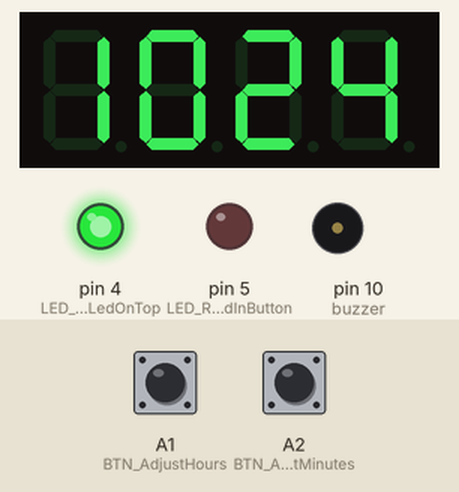
This sketch was run on a simulated Arduino Uno, built with avr-gcc and run on an emulated ATmega328P. On the bench: 4-digit seven-segment display, output pins drawn as LEDs (lit = HIGH), buzzer (waves = sounding, pin HIGH). The test bench sets the inputs (shaded band); at power-on: A1 (BTN_AdjustHours) HIGH, A2 (BTN_AdjustMinutes) HIGH. The local clock reads 2024-03-15 10:24:30 at power-on unless the sketch sets it; what the sketch prints to the serial monitor is not drawn.

Above: at 1.6 s.
1.7 s: A1 (BTN_AdjustHours) pulled LOW for 3.2 s
At 5.7 s:
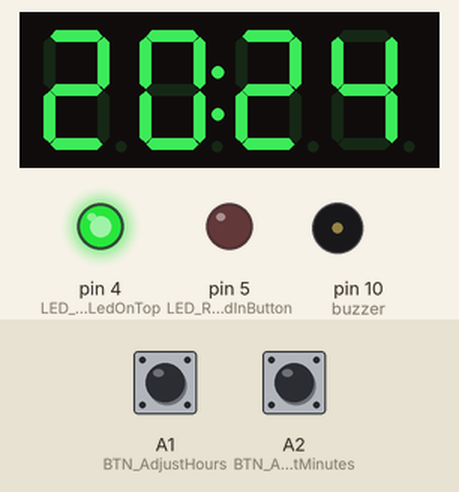
6.4 s: A2 (BTN_AdjustMinutes) pulled LOW for 0.15 s
At 7.0 s:
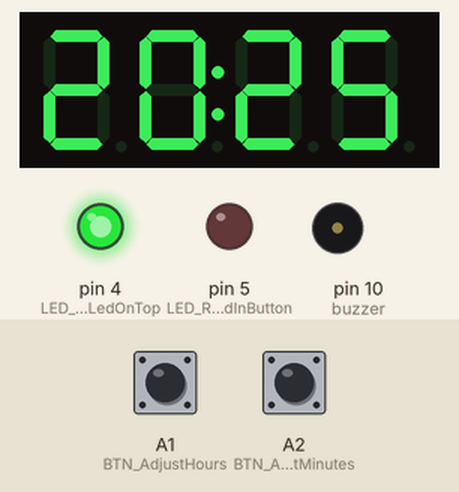
9.5 s: A1 (BTN_AdjustHours) pulled LOW for 0.15 s
At 10.6 s:
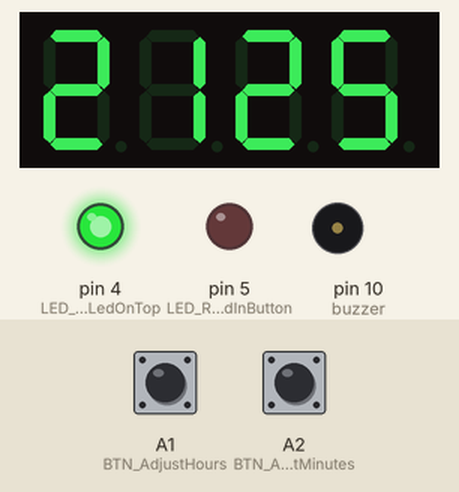
12.6 s: A2 (BTN_AdjustMinutes) pulled LOW for 1 s
At 14.2 s:
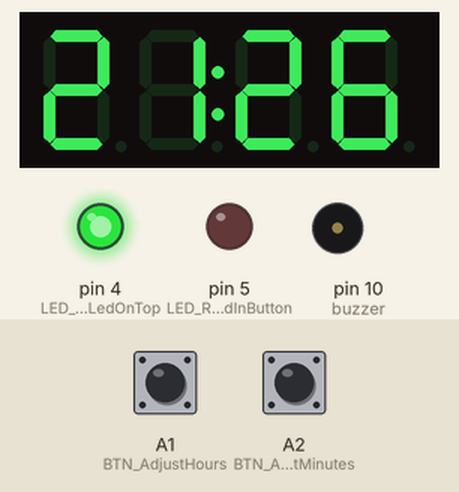
Timing chart, 0 to 15.7 s (numbered marks = the images above; inputs shaded):
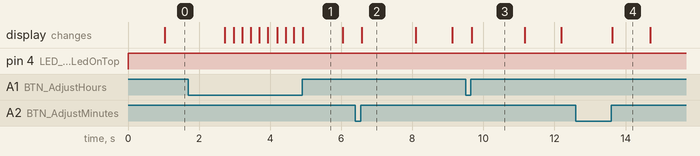

The sketch:

AIR-KO.ino
```cpp
/*
  Project   :   AIR-KO
  Author    :   SANCLA Sander Claassen
  Site      :   https://github.com/SANCLA/AIR-KO
  ---------------------------------------------------------------------------------------------------------*/
// meh

#include <Wire.h>
#include "RTClib.h"                           // https://github.com/adafruit/RTClib
#include "TM1637.h"                           // https://github.com/avishorp/TM1637
//#include <softwareserial.h>
//fdff#include <dfplayer_mini_mp3.h>


#define ALARMH 17
#define ALARMM 00

#define CLK 2                                   // TM1637 pin CLK (CLOCK DISPLAY)
#define DIO 3                                   // TM1637 pin DIO (CLOCK DISPLAY)
#define buzzer 10                               // Buzzer / continuous beep
#define LED_RedLedInButton 5                    // Alarm LED (integrated in button)
#define BTN_AdjustHours A1                      // Button to adjust time, hour++
#define BTN_AdjustMinutes A2                    // Button to adjust time, minute++
#define LED_GreenLedOnTop 4                     // Alarm LED (integrated in button)
#define DS18B20 8                               // Feature DS18B20 temperature sensor

int BTN_AlarmOff = 6;                           // Alarm button define (but then as int instead of define)
//int VAR_AlarmState = 0;
int AlarmAcknowledged; // Variable to store if one has pushed the alarm acknowledge button (BTN_AlarmOff)
int VAR_ShowTemp = 0; // Show temp every 5 seconds
//Stroom: lang = neg, kort = posm    0

TM1637 tm1637(CLK, DIO);
RTC_DS1307 RTC;                                  // RTC DS1307 use SDA(A4) and SCL(A5) pins

bool dp = true;                                  // digital points
bool rep = false;
uint8_t m;                                       // minutes
uint8_t h;                                       // hours
uint8_t tmp;                                     // Temporary variable to adjust the time
uint32_t vr = 0;                                 // time variable

//---------------------------------------------------------------------------------------------------------
void setup()
{

  Serial.begin(115200);
  Serial.println("Serial I AM OK!!!");
  pinMode(buzzer, OUTPUT);
  pinMode(LED_RedLedInButton, OUTPUT);
  pinMode(BTN_AlarmOff, INPUT);
  pinMode(LED_GreenLedOnTop, OUTPUT);
  pinMode(BTN_AdjustHours, INPUT_PULLUP);
  pinMode(BTN_AdjustMinutes, INPUT_PULLUP);
  digitalWrite(BTN_AlarmOff, HIGH);

  Wire.begin();                                   // Initiate the Wire library and join the I2C bus

  RTC.begin();                        // Initiate the RTC library
  //  RTC.adjust(DateTime(__DATE__, __TIME__));
  if (!RTC.isrunning())
  {
    RTC.adjust(DateTime(__DATE__, __TIME__));
  }

  tm1637.init();                                  // Initiate the TM1637 library
  tm1637.set(BRIGHT_TYPICAL);                     // BRIGHT_TYPICAL = 2, BRIGHT_DARKEST = 0, BRIGHTEST = 7
}
//---------------------------------------------------------------------------------------------------------
void loop() {
  if (millis() - vr > 1000) {                      // time refresh (and digital points blink): every 0,5 sec
  show_time();
    tm1637.point(dp);
    dp = !dp;
    vr = millis();
  }

  if (read_button(BTN_AdjustHours) > 0) {
  DateTime now = RTC.now();
    tmp = now.hour();
    if (tmp == 23)
      tmp = 0;
    else
      tmp++;
    RTC.adjust(DateTime(now.year(), now.year(), now.day(), tmp, now.minute(), now.second()));
    show_time();
    delay(10);
  } else if (read_button(BTN_AdjustMinutes) > 0) {
  DateTime now = RTC.now();
    tmp = now.minute();
    if (tmp == 59)
      tmp = 0;
    else
      tmp++;
    RTC.adjust(DateTime(now.year(), now.year(), now.day(), now.hour(), tmp, 0));
    show_time();
    delay(10);
  }

  if (rep) {
  if (digitalRead(BTN_AdjustHours) && digitalRead(BTN_AdjustMinutes))
      rep = false;
  }

  if (h == ALARMH && m == ALARMM) // ALARM tijd bereikt, alarm gaat af
{
  if ((digitalRead(BTN_AlarmOff) == HIGH) && (AlarmAcknowledged == 0)) // Alarm tijd en uitknop is niet ingedrukt
    {
      show_time();
      digitalWrite(buzzer, HIGH);
      digitalWrite(LED_GreenLedOnTop, HIGH);
      digitalWrite(LED_RedLedInButton, HIGH);
      delay(125);
      digitalWrite(LED_GreenLedOnTop, LOW);
      digitalWrite(LED_RedLedInButton, LOW);
      delay(125);
      tm1637.clearDisplay();
//      display.setBrightness(7, false);  // Turn off
      digitalWrite(LED_GreenLedOnTop, HIGH);
      digitalWrite(LED_RedLedInButton, HIGH);
      delay(125);
      digitalWrite(LED_GreenLedOnTop, LOW);
      digitalWrite(LED_RedLedInButton, LOW);
      delay(125);
    }
    else if ((digitalRead(BTN_AlarmOff) == LOW) && (AlarmAcknowledged == 0)) // Alarm tijd en uitknop wordt ingedrukt
    {
      AlarmAcknowledged = 1;
      digitalWrite(buzzer, LOW);

      tm1637.display(0, h / 10);
      tm1637.display(1, h % 10);
      tm1637.display(2, m / 10);
      tm1637.display(3, m % 10);

      digitalWrite(LED_GreenLedOnTop, HIGH);
      digitalWrite(LED_RedLedInButton, HIGH);
      delay(125);
      digitalWrite(LED_GreenLedOnTop, LOW);
      digitalWrite(LED_RedLedInButton, LOW);
      delay(125);
      digitalWrite(LED_GreenLedOnTop, HIGH);
      digitalWrite(LED_RedLedInButton, HIGH);
      delay(125);
      digitalWrite(LED_GreenLedOnTop, LOW);
      digitalWrite(LED_RedLedInButton, LOW);
      delay(125);
    }
    else // Alarm is uitschakeld maar nog wel alarm tijd
    {
      digitalWrite(buzzer, LOW);
      digitalWrite(LED_RedLedInButton, LOW);
      digitalWrite(LED_GreenLedOnTop, HIGH);
      delay(125);
      digitalWrite(LED_GreenLedOnTop, LOW);
      delay(125);
      digitalWrite(LED_GreenLedOnTop, HIGH);
      delay(125);
      digitalWrite(LED_GreenLedOnTop, LOW);
      delay(125);
    }
  } else { // Geen alarmtijd meer, alles netjes achterlaten
    digitalWrite(buzzer, LOW);
    digitalWrite(LED_GreenLedOnTop, HIGH);
    digitalWrite(LED_RedLedInButton, LOW);
    AlarmAcknowledged = 0;
  }

}
//---------------------------------------------------------------------------------------------------------
void sound_alarm()                                 // Sound the alarm boys!
{
  digitalWrite(buzzer, HIGH);
  digitalWrite(LED_GreenLedOnTop, LOW);
  digitalWrite(LED_RedLedInButton, HIGH);
  delay(125);
  digitalWrite(LED_RedLedInButton, LOW);
  delay(125);
}
//---------------------------------------------------------------------------------------------------------
void show_time()                                 // Time Format -> HH : MM
{
  DateTime now = RTC.now();

  h = now.hour();
  m = now.minute();

  if (h < 10)                                    // leading zero
    tm1637.display(0x00, 0x7f);
  else
    tm1637.display(0, h / 10);
  tm1637.display(1, h % 10);
  tm1637.display(2, m / 10);
  tm1637.display(3, m % 10);
}

//void showTemp()
//{
//  sensors.requestTemperatures();  //Request temperature from the sensor.
//  i = float(sensors.getTempCByIndex(0));
//  tm1637.showNumberDec(i);
//
//}
  //---------------------------------------------------------------------------------------------------------
  int read_button (uint8_t pin_wbutton) {     // push button state, return: 0(very fast), 1(fast), 2(slow)
    uint32_t vr_start = 0;
    uint32_t vr_button = 0;
    uint8_t  wposition = 0;
    uint16_t wzab;

    if (rep)
      wzab = 200;
    else
      wzab = 1000;

    vr_start = millis();
    while (digitalRead(pin_wbutton) == LOW) {
      vr_button = millis() - vr_start;
      if (vr_button > wzab) {
        rep = true;
        break;
      }
    }
    if (vr_button < 30)                       // 'nothing' for debounce
      wposition = 0;
    else if (vr_button > 100)                 // slow push button
      wposition = 2;
    else wposition = 1;                       // fast push button

    return wposition;
  }
```

Measured:
- after the input at 1.7 s, the display: first changes after 1.0 s (image 1 shows a later state)
- after the input at 6.4 s, the display: changes after 0.18 s (image 2)
- after the input at 9.5 s, the display: changes after 0.18 s (image 3)
- after the input at 12.6 s, the display: changes after 1.0 s (image 4)
